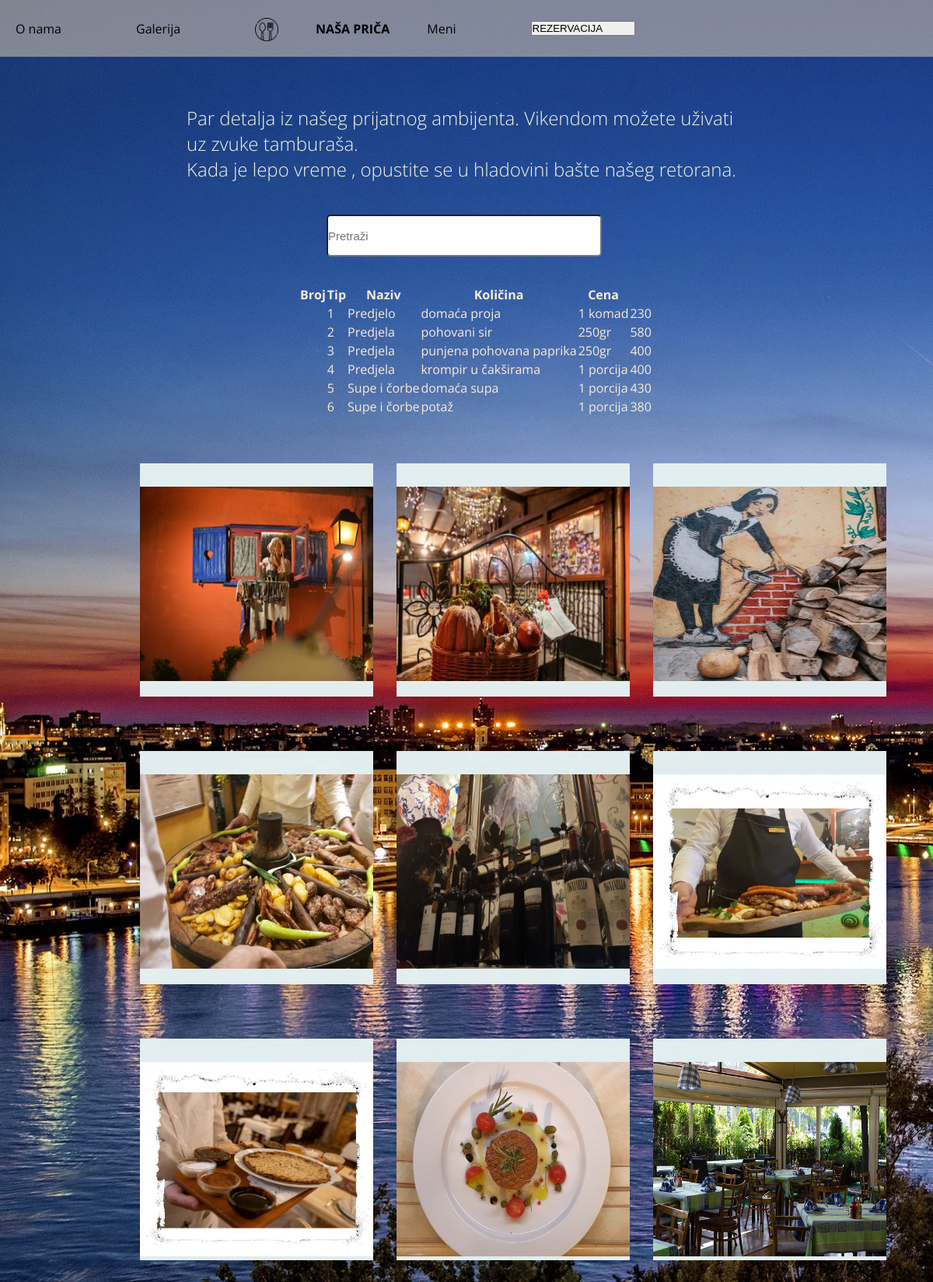
Page /galerija.php on the committed database.
### tables this page shows
CREATE TABLE `jelovnik` (
  `id` int(11) NOT NULL,
  `type` varchar(255) NOT NULL,
  `name` varchar(255) NOT NULL,
  `quantity` varchar(255) NOT NULL,
  `price` float NOT NULL
);

### galerija.php (the view, shortened to what this page needs)
<?php
require("galerijaHeader.php");
require("navbar.php");
?>
<link rel="stylesheet" href="../css/galerija.css">
<body>
    <div class="Text">
    <p> Par detalja iz našeg prijatnog ambijenta. Vikendom možete uživati uz zvuke tamburaša.
        <br>
        Kada je lepo vreme , opustite se u hladovini bašte našeg retorana.
    </p>
</div>
<div class="pretraga">
<input type="text" id="search"  class=" pretrazi" placeholder="Pretraži">
         </div>
<div  >
    <table class="table" id="table"  >
<tr>
<th>Broj</th>
                    <th>Tip</th>
                    <th>Naziv</th>
                    <th>Količina</th>
                    <th>Cena</th>
                    </tr>
<tbody>
<?php
require "../dbBroker.php";
$query= " SELECT * FROM jelovnik LIMIT 6 OFFSET 0";
$result= mysqli_query($conn,$query);
if(mysqli_num_rows($result)>0){
while($row= mysqli_fetch_assoc($result)){
?>
<tr>
                        <td></td>
                        <td><?php echo $row['id'] ?></td>
                        <td><?php echo $row['type'] ?></td>
                        <td><?php echo $row['name'] ?></td>
                        <td><?php echo $row['quantity'] ?></td>
                        <td><?php echo $row['price'] ?></td>
                        </tr>
                        <?php
}
}
?>
</tbody>
</table>
</div>
<div class="galerija">
    <div class="restoran">
    <img  class="img"   src="../images/restoran1.jpg" alt=""width="300" height="250" />
    </div>
    <div class="restoran">
    <img  class="img" src="../images/restoran2.jpg" alt="" width="300" height="250"/>
</div>
    <div class="restoran">
        <img class="img"  src="../images/restoran3.jpg" alt="" width="300" height="250" />
    </div>
    <div class="restoran">
        <img class="img"   src="../images/restoran4.jpg" alt=" " width="300" height="250"/>
    </div>
    <div class="restoran">
        <img  class="img"  src="../images/restoran5.jpg" alt="" width="300" height="250"/>
    </div>
        <div class="restoran">
            <img class="img"  src="../images/restoran7.jpg" alt="" width="300" height="250"/>
        </div>
        <div class="restoran">
            <img  class="img" src="../images/restoran8.jpg" alt="" width="300" height="250"/>
        </div>
        <div class="restoran">
            <img class="img" src="../images/restoran9.jpg" alt="" width="300" height="250"/>
        </div>
        <div class="restoran">
        <img class="img" src="../images/restoranBasta.jpg" alt="" width="300" height="250"/>
    </div>
</div>
</body>
</html>
<?php require "footer.php";
    ?>

### view/galerijaHeader.php (shortened to what this page needs)
<!DOCTYPE html>
<html lang="en">
<head>
    <link rel="stylesheet" href="../css/galerija.css">
</head>
<body>

### view/navbar.php (shortened to what this page needs)
<div class="header">
<ul>
<li> <a href="o_nama.php"> O nama</a> </li>
<li>  <a href="galerija.php">Galerija</a> </li>
<li> <img src="../images/2611141.png" width="30px" length="30px" > </li>
<li><h4>NAŠA PRIČA</h4></li>
<li>  <a href="meni.php">Meni</a> </li>
<li> <button   type="submit" class="rbutton" > <a href="home.php">  REZERVACIJA </a>  </button></li>
</ul>
</div>

### view/footer.php (shortened to what this page needs)
</body>
</html>

### css/galerija.css (style rules this page uses)
* { padding: 0px; margin: 0px; }
body { background-image:url(../images/novi\ sad.jpg); font-family: 'Open Sans', sans-serif; }
.header>ul { padding:20px; background-color:rgba(233, 211, 182, 0.507); margin: bottom 5%; position: sticky; top: 0; }
ul , a, li { text-decoration: none; display: flex; align-items: center; padding-right: 3em; color: black; }
.Text { margin-top:50px; margin-left: 10%; margin-right: 10%; margin-bottom: 30px; padding: 1% 10% 1% 10%; font-size: x-large; font-weight: 300; color: beige; }
.pretrazi { margin-left: 35%; }
input { border-radius: 5px; height: 50px; width: 350px; font-size: 15px; }
.table { margin-top: 3%; margin-left:32%; color:antiquewhite }
.galerija { display: grid; grid-template-columns: auto auto auto; grid-template-rows: 300px 300px ; margin-top: 5%; margin-left: 15%; margin-right: 15%; margin-bottom: 5%; gap: 30px; row-gap: 70px; }
.galerija .restoran { background-color:rgba(228, 240, 241, 0.986); }
img { margin-top: 10%; transition: transform 0.5s ease; }

### rows in the picture
jelovnik: id "1", type "Predjelo", name "domaća proja", quantity "1 komad", price "230"
jelovnik: id "2", type "Predjela", name "pohovani sir", quantity "250gr", price "580"
jelovnik: id "3", type "Predjela", name "punjena pohovana paprika", quantity "250gr", price "400"
jelovnik: id "4", type "Predjela", name "krompir u čakširama", quantity "1 porcija", price "400"
jelovnik: id "5", type "Supe i čorbe", name "domaća supa", quantity "1 porcija", price "430"
jelovnik: id "6", type "Supe i čorbe", name "potaž", quantity "1 porcija", price "380"
